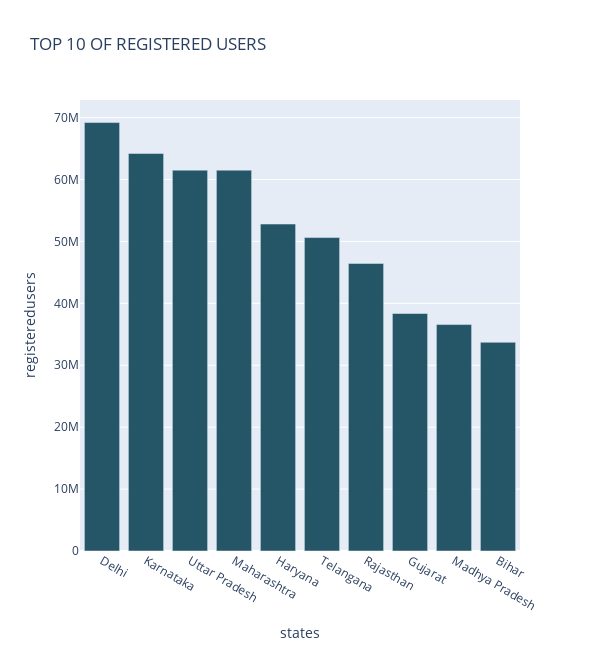
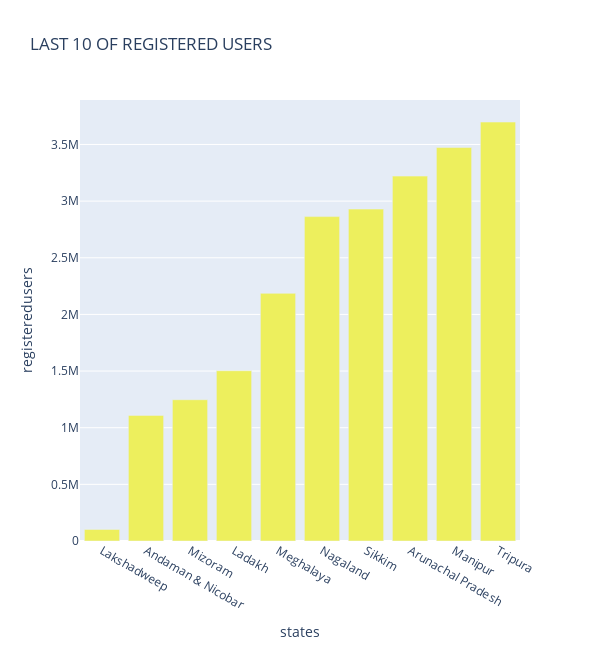
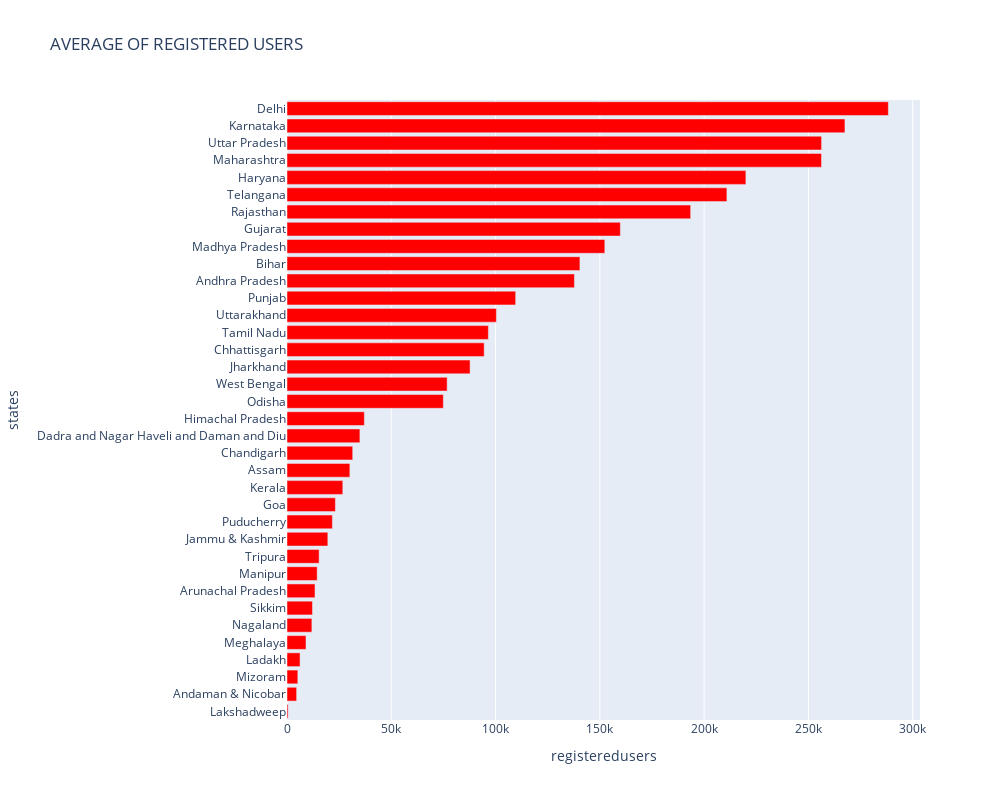

Notebook source saved alongside these figures, in order:
### Code cell
top_chart_registered_users("top_user")

### Figure 1 — Plotly figure (JSON) as saved in the notebook; plotly's stock layout.template omitted (floating-point values rounded to 4 significant figures)
{"data": [{"alignmentgroup": "True", "hovertemplate": "<b>%{hovertext}</b><br><br>states=%{x}<br>registeredusers=%{y}<extra></extra>", "hovertext": ["Delhi", "Karnataka", "Uttar Pradesh", "Maharashtra", "Haryana", "Telangana", "Rajasthan", "Gujarat", "Madhya Pradesh", "Bihar"], "legendgroup": "", "marker": {"color": "rgb(36, 86, 104)", "pattern": {"shape": ""}}, "name": "", "offsetgroup": "", "orientation": "v", "showlegend": false, "textposition": "auto", "type": "bar", "x": ["Delhi", "Karnataka", "Uttar Pradesh", "Maharashtra", "Haryana", "Telangana", "Rajasthan", "Gujarat", "Madhya Pradesh", "Bihar"], "xaxis": "x", "y": [69199425, 64204131, 61515444, 61510587, 52805806, 50621847, 46449233, 38358097, 36574894, 33706880], "yaxis": "y"}], "layout": {"barmode": "relative", "height": 650, "legend": {"tracegroupgap": 0}, "title": {"text": "TOP 10 OF REGISTERED USERS"}, "width": 600, "xaxis": {"anchor": "y", "domain": [0, 1], "title": {"text": "states"}}, "yaxis": {"anchor": "x", "domain": [0, 1], "title": {"text": "registeredusers"}}}}

### Figure 2 — Plotly figure (JSON) as saved in the notebook; plotly's stock layout.template omitted (floating-point values rounded to 4 significant figures)
{"data": [{"alignmentgroup": "True", "hovertemplate": "<b>%{hovertext}</b><br><br>states=%{x}<br>registeredusers=%{y}<extra></extra>", "hovertext": ["Lakshadweep", "Andaman & Nicobar", "Mizoram", "Ladakh", "Meghalaya", "Nagaland", "Sikkim", "Arunachal Pradesh", "Manipur", "Tripura"], "legendgroup": "", "marker": {"color": "rgb(237, 239, 93)", "pattern": {"shape": ""}}, "name": "", "offsetgroup": "", "orientation": "v", "showlegend": false, "textposition": "auto", "type": "bar", "x": ["Lakshadweep", "Andaman & Nicobar", "Mizoram", "Ladakh", "Meghalaya", "Nagaland", "Sikkim", "Arunachal Pradesh", "Manipur", "Tripura"], "xaxis": "x", "y": [102060, 1108683, 1247017, 1503038, 2185726, 2863196, 2929410, 3220886, 3472831, 3697955], "yaxis": "y"}], "layout": {"barmode": "relative", "height": 650, "legend": {"tracegroupgap": 0}, "title": {"text": "LAST 10 OF REGISTERED USERS"}, "width": 600, "xaxis": {"anchor": "y", "domain": [0, 1], "title": {"text": "states"}}, "yaxis": {"anchor": "x", "domain": [0, 1], "title": {"text": "registeredusers"}}}}

### Figure 3 — Plotly figure (JSON) as saved in the notebook; plotly's stock layout.template omitted (floating-point values rounded to 4 significant figures)
{"data": [{"alignmentgroup": "True", "hovertemplate": "<b>%{hovertext}</b><br><br>registeredusers=%{x}<br>states=%{y}<extra></extra>", "hovertext": ["Lakshadweep", "Andaman & Nicobar", "Mizoram", "Ladakh", "Meghalaya", "Nagaland", "Sikkim", "Arunachal Pradesh", "Manipur", "Tripura", "Jammu & Kashmir", "Puducherry", "Goa", "Kerala", "Assam", "Chandigarh", "Dadra and Nagar Haveli and Daman and Diu", "Himachal Pradesh", "Odisha", "West Bengal", "Jharkhand", "Chhattisgarh", "Tamil Nadu", "Uttarakhand", "Punjab", "Andhra Pradesh", "Bihar", "Madhya Pradesh", "Gujarat", "Rajasthan", "Telangana", "Haryana", "Maharashtra", "Uttar Pradesh", "Karnataka", "Delhi"], "legendgroup": "", "marker": {"color": "rgb(255,0,0)", "pattern": {"shape": ""}}, "name": "", "offsetgroup": "", "orientation": "h", "showlegend": false, "textposition": "auto", "type": "bar", "x": [531.6, 4620.0, 5196.0, 6263.0, 9107.0, 11930.0, 12210.0, 13420.0, 14470.0, 15410.0, 19580.0, 21760.0, 23200.0, 26750.0, 30140.0, 31510.0, 34960.0, 37082, 74950.0, 76790.0, 87780.0, 94540.0, 96550.0, 100400.0, 109600.0, 137800.0, 140400.0, 152400.0, 159800.0, 193500.0, 210900.0, 220000.0, 256300.0, 256300.0, 267500.0, 288300.0], "xaxis": "x", "y": ["Lakshadweep", "Andaman & Nicobar", "Mizoram", "Ladakh", "Meghalaya", "Nagaland", "Sikkim", "Arunachal Pradesh", "Manipur", "Tripura", "Jammu & Kashmir", "Puducherry", "Goa", "Kerala", "Assam", "Chandigarh", "Dadra and Nagar Haveli and Daman and Diu", "Himachal Pradesh", "Odisha", "West Bengal", "Jharkhand", "Chhattisgarh", "Tamil Nadu", "Uttarakhand", "Punjab", "Andhra Pradesh", "Bihar", "Madhya Pradesh", "Gujarat", "Rajasthan", "Telangana", "Haryana", "Maharashtra", "Uttar Pradesh", "Karnataka", "Delhi"], "yaxis": "y"}], "layout": {"barmode": "relative", "height": 800, "legend": {"tracegroupgap": 0}, "title": {"text": "AVERAGE OF REGISTERED USERS"}, "width": 1000, "xaxis": {"anchor": "y", "domain": [0, 1], "title": {"text": "registeredusers"}}, "yaxis": {"anchor": "x", "domain": [0, 1], "title": {"text": "states"}}}}
